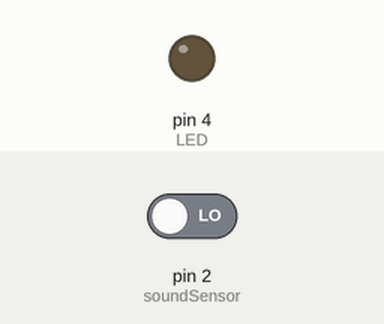
Bench run of a sketch on a simulated Arduino Uno, built with avr-gcc and run on an emulated ATmega328P. Shown: output pins drawn as LEDs (lit = HIGH). Inputs (shaded band) come from the test bench; at power-on: pin 2 (soundSensor) LOW.

Above: at 1.2 s.
1.3 s: pin 2 (soundSensor) driven HIGH
At 1.9 s:
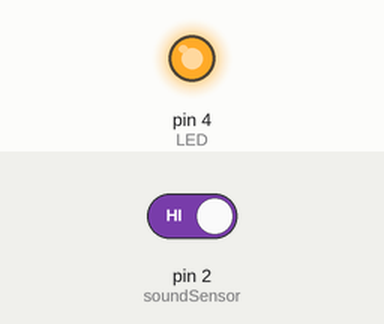
2.8 s: pin 2 (soundSensor) driven LOW
At 3.1 s:
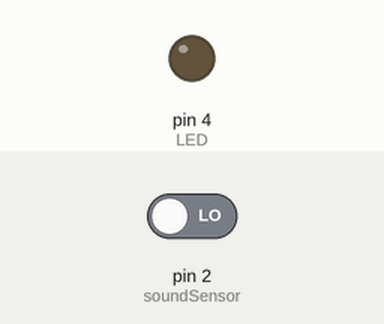
Timing chart, 0 to 5.8 s (numbered marks = the images above; inputs shaded):
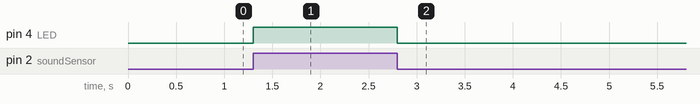

Measured:
- after the input at 1.3 s, pin 4 (LED): LOW → HIGH at once
- after the input at 2.8 s, pin 4 (LED): HIGH → LOW at once

The sketch:

arduino_code_for_sound.ino
```cpp
int soundSensor = 2;
int LED = 4;

void setup()
{
  pinMode (soundSensor, INPUT);
  pinMode (LED, OUTPUT);

}

void loop() {
  int state=digitalRead(soundSensor);
  if(state==1)       //when detect some sound
  {
    digitalWrite(LED, HIGH);
  }
  else
  {
    digitalWrite(LED, LOW);
  }
}
```
